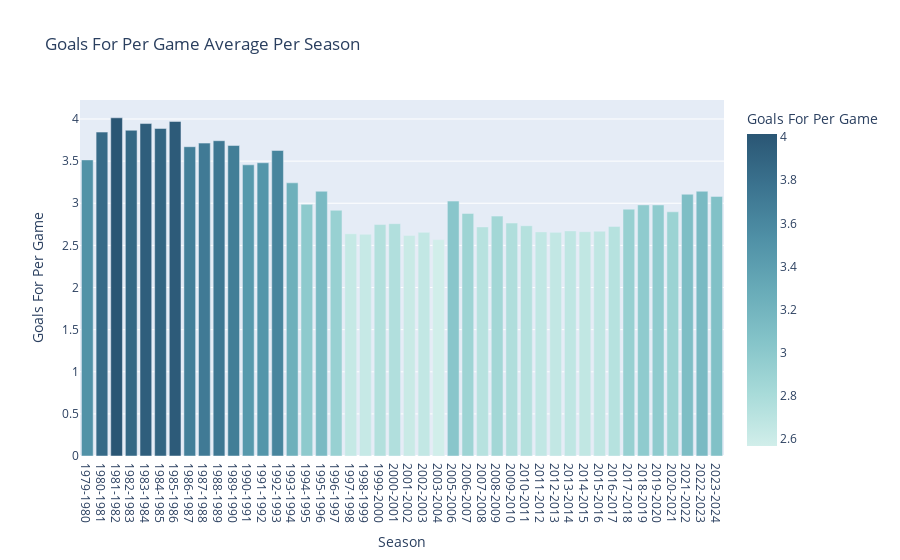
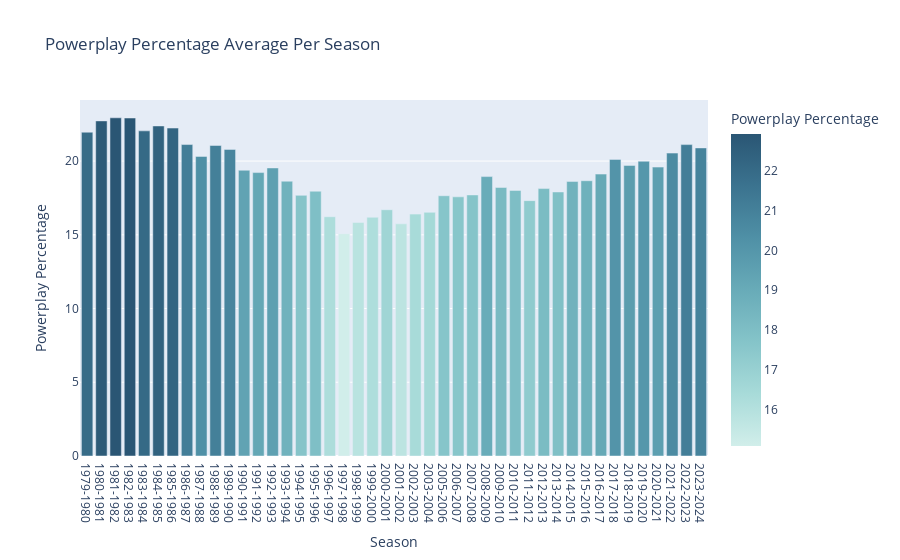
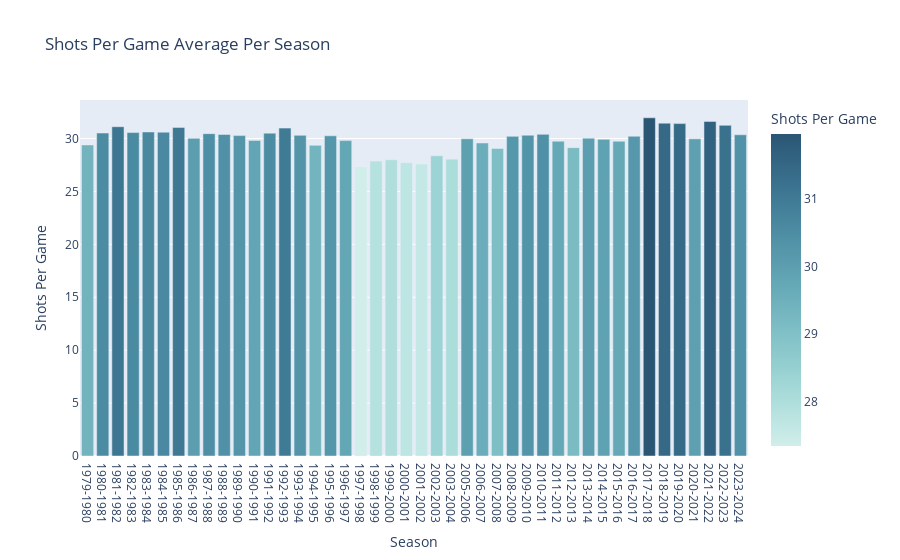

The code cell stored with these charts, in order, in its notebook:
### Code cell
columns = ["Goals For Per Game","Powerplay Percentage", "Shots Per Game" ]
for column in columns:
    season_mean_graph(nhl_df, column)

### Figure 1 — Plotly figure (JSON) as saved in the notebook; plotly's stock layout.template omitted (floating-point values rounded to 4 significant figures)
{"data": [{"alignmentgroup": "True", "hovertemplate": "Season=%{x}<br>Goals For Per Game=%{marker.color}<extra></extra>", "legendgroup": "", "marker": {"color": [3.515, 3.845, 4.014, 3.867, 3.946, 3.888, 3.971, 3.671, 3.714, 3.742, 3.685, 3.456, 3.48, 3.627, 3.242, 2.987, 3.142, 2.917, 2.638, 2.632, 2.747, 2.757, 2.618, 2.655, 2.569, 3.026, 2.879, 2.719, 2.847, 2.765, 2.733, 2.66, 2.655, 2.672, 2.662, 2.669, 2.725, 2.93, 2.981, 2.98, 2.898, 3.107, 3.143, 3.082], "coloraxis": "coloraxis", "pattern": {"shape": ""}}, "name": "", "offsetgroup": "", "orientation": "v", "showlegend": false, "textposition": "auto", "type": "bar", "x": ["1979-1980", "1980-1981", "1981-1982", "1982-1983", "1983-1984", "1984-1985", "1985-1986", "1986-1987", "1987-1988", "1988-1989", "1989-1990", "1990-1991", "1991-1992", "1992-1993", "1993-1994", "1994-1995", "1995-1996", "1996-1997", "1997-1998", "1998-1999", "1999-2000", "2000-2001", "2001-2002", "2002-2003", "2003-2004", "2005-2006", "2006-2007", "2007-2008", "2008-2009", "2009-2010", "2010-2011", "2011-2012", "2012-2013", "2013-2014", "2014-2015", "2015-2016", "2016-2017", "2017-2018", "2018-2019", "2019-2020", "2020-2021", "2021-2022", "2022-2023", "2023-2024"], "xaxis": "x", "y": [3.515, 3.845, 4.014, 3.867, 3.946, 3.888, 3.971, 3.671, 3.714, 3.742, 3.685, 3.456, 3.48, 3.627, 3.242, 2.987, 3.142, 2.917, 2.638, 2.632, 2.747, 2.757, 2.618, 2.655, 2.569, 3.026, 2.879, 2.719, 2.847, 2.765, 2.733, 2.66, 2.655, 2.672, 2.662, 2.669, 2.725, 2.93, 2.981, 2.98, 2.898, 3.107, 3.143, 3.082], "yaxis": "y"}], "layout": {"autosize": true, "barmode": "relative", "coloraxis": {"colorbar": {"title": {"text": "Goals For Per Game"}}, "colorscale": [[0, "rgb(209, 238, 234)"], [0.1667, "rgb(168, 219, 217)"], [0.3333, "rgb(133, 196, 201)"], [0.5, "rgb(104, 171, 184)"], [0.6667, "rgb(79, 144, 166)"], [0.8333, "rgb(59, 115, 143)"], [1, "rgb(42, 86, 116)"]]}, "legend": {"tracegroupgap": 0}, "title": {"text": "Goals For Per Game Average Per Season"}, "xaxis": {"anchor": "y", "autorange": true, "domain": [0, 1], "range": [-0.5, 43.5], "title": {"text": "Season"}, "type": "category"}, "yaxis": {"anchor": "x", "autorange": true, "domain": [0, 1], "range": [0, 4.226], "title": {"text": "Goals For Per Game"}, "type": "linear"}}}

### Figure 2 — Plotly figure (JSON) as saved in the notebook; plotly's stock layout.template omitted (floating-point values rounded to 4 significant figures)
{"data": [{"alignmentgroup": "True", "hovertemplate": "Season=%{x}<br>Powerplay Percentage=%{marker.color}<extra></extra>", "legendgroup": "", "marker": {"color": [21.96, 22.72, 22.93, 22.92, 22.05, 22.38, 22.24, 21.12, 20.31, 21.06, 20.79, 19.38, 19.22, 19.53, 18.63, 17.67, 17.95, 16.22, 15.08, 15.84, 16.19, 16.7, 15.74, 16.4, 16.52, 17.65, 17.57, 17.7, 18.95, 18.21, 18.01, 17.32, 18.13, 17.9, 18.62, 18.67, 19.12, 20.11, 19.7, 19.99, 19.59, 20.54, 21.12, 20.89], "coloraxis": "coloraxis", "pattern": {"shape": ""}}, "name": "", "offsetgroup": "", "orientation": "v", "showlegend": false, "textposition": "auto", "type": "bar", "x": ["1979-1980", "1980-1981", "1981-1982", "1982-1983", "1983-1984", "1984-1985", "1985-1986", "1986-1987", "1987-1988", "1988-1989", "1989-1990", "1990-1991", "1991-1992", "1992-1993", "1993-1994", "1994-1995", "1995-1996", "1996-1997", "1997-1998", "1998-1999", "1999-2000", "2000-2001", "2001-2002", "2002-2003", "2003-2004", "2005-2006", "2006-2007", "2007-2008", "2008-2009", "2009-2010", "2010-2011", "2011-2012", "2012-2013", "2013-2014", "2014-2015", "2015-2016", "2016-2017", "2017-2018", "2018-2019", "2019-2020", "2020-2021", "2021-2022", "2022-2023", "2023-2024"], "xaxis": "x", "y": [21.96, 22.72, 22.93, 22.92, 22.05, 22.38, 22.24, 21.12, 20.31, 21.06, 20.79, 19.38, 19.22, 19.53, 18.63, 17.67, 17.95, 16.22, 15.08, 15.84, 16.19, 16.7, 15.74, 16.4, 16.52, 17.65, 17.57, 17.7, 18.95, 18.21, 18.01, 17.32, 18.13, 17.9, 18.62, 18.67, 19.12, 20.11, 19.7, 19.99, 19.59, 20.54, 21.12, 20.89], "yaxis": "y"}], "layout": {"autosize": true, "barmode": "relative", "coloraxis": {"colorbar": {"title": {"text": "Powerplay Percentage"}}, "colorscale": [[0, "rgb(209, 238, 234)"], [0.1667, "rgb(168, 219, 217)"], [0.3333, "rgb(133, 196, 201)"], [0.5, "rgb(104, 171, 184)"], [0.6667, "rgb(79, 144, 166)"], [0.8333, "rgb(59, 115, 143)"], [1, "rgb(42, 86, 116)"]]}, "legend": {"tracegroupgap": 0}, "title": {"text": "Powerplay Percentage Average Per Season"}, "xaxis": {"anchor": "y", "autorange": true, "domain": [0, 1], "range": [-0.5, 43.5], "title": {"text": "Season"}, "type": "category"}, "yaxis": {"anchor": "x", "autorange": true, "domain": [0, 1], "range": [0, 24.14], "title": {"text": "Powerplay Percentage"}, "type": "linear"}}}

### Figure 3 — Plotly figure (JSON) as saved in the notebook; plotly's stock layout.template omitted (floating-point values rounded to 4 significant figures)
{"data": [{"alignmentgroup": "True", "hovertemplate": "Season=%{x}<br>Shots Per Game=%{marker.color}<extra></extra>", "legendgroup": "", "marker": {"color": [29.4, 30.52, 31.11, 30.56, 30.62, 30.6, 31.05, 30.01, 30.46, 30.39, 30.28, 29.82, 30.51, 30.98, 30.3, 29.36, 30.26, 29.8, 27.34, 27.87, 27.99, 27.71, 27.59, 28.37, 28.05, 29.98, 29.58, 29.06, 30.2, 30.31, 30.4, 29.75, 29.14, 30.03, 29.92, 29.74, 30.21, 31.96, 31.45, 31.41, 29.97, 31.62, 31.25, 30.35], "coloraxis": "coloraxis", "pattern": {"shape": ""}}, "name": "", "offsetgroup": "", "orientation": "v", "showlegend": false, "textposition": "auto", "type": "bar", "x": ["1979-1980", "1980-1981", "1981-1982", "1982-1983", "1983-1984", "1984-1985", "1985-1986", "1986-1987", "1987-1988", "1988-1989", "1989-1990", "1990-1991", "1991-1992", "1992-1993", "1993-1994", "1994-1995", "1995-1996", "1996-1997", "1997-1998", "1998-1999", "1999-2000", "2000-2001", "2001-2002", "2002-2003", "2003-2004", "2005-2006", "2006-2007", "2007-2008", "2008-2009", "2009-2010", "2010-2011", "2011-2012", "2012-2013", "2013-2014", "2014-2015", "2015-2016", "2016-2017", "2017-2018", "2018-2019", "2019-2020", "2020-2021", "2021-2022", "2022-2023", "2023-2024"], "xaxis": "x", "y": [29.4, 30.52, 31.11, 30.56, 30.62, 30.6, 31.05, 30.01, 30.46, 30.39, 30.28, 29.82, 30.51, 30.98, 30.3, 29.36, 30.26, 29.8, 27.34, 27.87, 27.99, 27.71, 27.59, 28.37, 28.05, 29.98, 29.58, 29.06, 30.2, 30.31, 30.4, 29.75, 29.14, 30.03, 29.92, 29.74, 30.21, 31.96, 31.45, 31.41, 29.97, 31.62, 31.25, 30.35], "yaxis": "y"}], "layout": {"autosize": true, "barmode": "relative", "coloraxis": {"colorbar": {"title": {"text": "Shots Per Game"}}, "colorscale": [[0, "rgb(209, 238, 234)"], [0.1667, "rgb(168, 219, 217)"], [0.3333, "rgb(133, 196, 201)"], [0.5, "rgb(104, 171, 184)"], [0.6667, "rgb(79, 144, 166)"], [0.8333, "rgb(59, 115, 143)"], [1, "rgb(42, 86, 116)"]]}, "legend": {"tracegroupgap": 0}, "title": {"text": "Shots Per Game Average Per Season"}, "xaxis": {"anchor": "y", "autorange": true, "domain": [0, 1], "range": [-0.5, 43.5], "title": {"text": "Season"}, "type": "category"}, "yaxis": {"anchor": "x", "autorange": true, "domain": [0, 1], "range": [0, 33.64], "title": {"text": "Shots Per Game"}, "type": "linear"}}}
